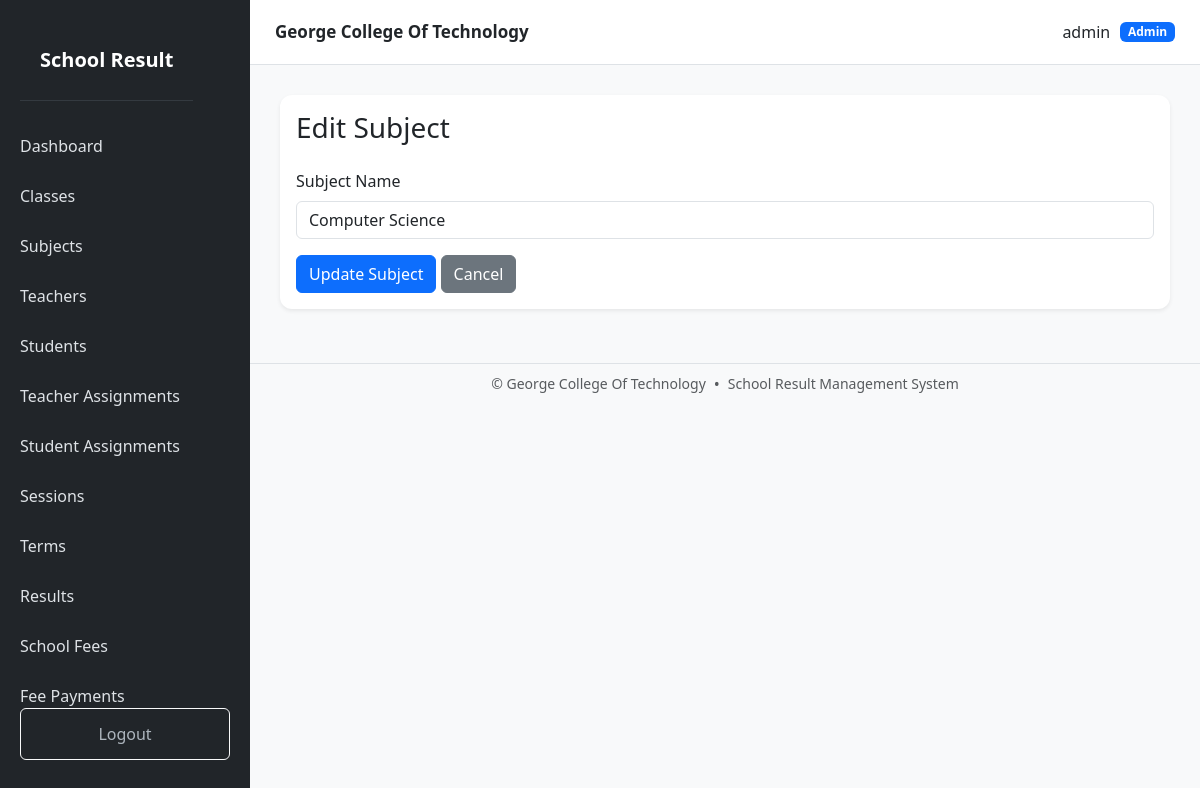
Page /subjects/3/edit (signed in) on the committed database.
### models.py (models this page shows, shortened)
class User(UserMixin, db.Model):
    __tablename__ = "users"
    id = db.Column(
        db.Integer,
        primary_key=True
    )
    username = db.Column(
        db.String(100),
        unique=True,
        nullable=False
    )
    password_hash = db.Column(
        db.String(255),
        nullable=False
    )
    role = db.Column(
        db.String(20),
        nullable=False,
        default="student"
    )
    is_active = db.Column(
        db.Boolean,
        default=True
    )
    teacher = db.relationship(
        "Teacher",
        back_populates="user",
        uselist=False
    )
    student = db.relationship(
        "Student",
        back_populates="user",
        uselist=False
    )

class Subject(db.Model):
    __tablename__ = "subjects"
    id = db.Column(
        db.Integer,
        primary_key=True
    )
    name = db.Column(
        db.String(100),
        unique=True,
        nullable=False
    )
    created_at = db.Column(
        db.DateTime,
        server_default=db.func.now()
    )
    teacher_assignments = db.relationship(
        "TeacherAssignment",
        back_populates="subject",
        cascade="all, delete-orphan"
    )
    results = db.relationship(
        "Result",
        back_populates="subject"
    )

### routes/subject.py (the view, shortened to what this page needs)
@subject.route("/<int:id>/edit", methods=["GET", "POST"])
@login_required
def edit_subject(id):
    subject_obj = db.get_or_404(
        Subject,
        id
    )
    return render_template(
        "subject/edit.html",
        subject=subject_obj
    )

### routes/subject.py (called while the page is built)
def admin_required():
    return current_user.is_authenticated and current_user.role == "admin"

### templates/subject/edit.html (shortened to what this page needs)
{% extends "base.html" %}
{% block content %}
<div class="card shadow-sm">
    <div class="card-body">
        <h3 class="mb-4">
            Edit Subject
        </h3>
        <form method="POST">
            <div class="mb-3">
                <label class="form-label">
                    Subject Name
                </label>
                <input
                    type="text"
                    name="name"
                    class="form-control"
                    value="{{ subject.name }}"
                    required
                >
            </div>
            <button class="btn btn-primary">
                Update Subject
            </button>
            <a
                href="{{ url_for('subject.list_subjects') }}"
                class="btn btn-secondary"
            >
                Cancel
            </a>
        </form>
    </div>
</div>
{% endblock %}

### templates/base.html (shortened to what this page needs)
<!DOCTYPE html>
<html lang="en">
<head>
    <link
        href="https://cdn.jsdelivr.net/npm/bootstrap@5.3.3/dist/css/bootstrap.min.css"
        rel="stylesheet"
    >
    <link
        rel="stylesheet"
        href="{{ url_for('static', filename='css/style.css') }}"
    >
</head>
<body>
{% if current_user.is_authenticated %}
<div
    class="sidebar"
    id="sidebar"
>
    <div class="sidebar-header">
        <div class="brand">
            School Result
        </div>
    </div>
    {% if current_user.role == "admin" %}
        <a href="{{ url_for('dashboard.index') }}">
            Dashboard
        </a>
        <a href="{{ url_for('classroom.list_classrooms') }}">
            Classes
        </a>
        <a href="{{ url_for('subject.list_subjects') }}">
            Subjects
        </a>
        <a href="{{ url_for('teacher.list_teachers') }}">
            Teachers
        </a>
        <a href="{{ url_for('student.list_students') }}">
            Students
        </a>
        <a href="{{ url_for('assignment.list_assignments') }}">
            Teacher Assignments
        </a>
        <a href="{{ url_for('student.student_assignments') }}">
            Student Assignments
        </a>
        <a href="{{ url_for('session.list_sessions') }}">
            Sessions
        </a>
        <a href="{{ url_for('term.list_terms') }}">
            Terms
        </a>
        <a href="{{ url_for('result.list_results') }}">
            Results
        </a>
        <a href="{{ url_for('fee.school_fees') }}">
            School Fees
        </a>
        <a href="{{ url_for('payment.fee_payments') }}">
            Fee Payments
        </a>
    {% endif %}
    <div class="logout">
        <a
            href="{{ url_for('auth.logout') }}"
            class="btn btn-outline-light w-100"
        >
            Logout
        </a>
    </div>
</div>
<div class="main-content">
    <div class="page-wrapper">
        <div class="topbar">
            <strong class="topbar-title">
                George College Of Technology
            </strong>
            <div class="topbar-user">
                <span>
                    {{ current_user.username }}
                </span>
                <span class="badge bg-primary">
                    {{ current_user.role|capitalize }}
                </span>
            </div>
        </div>
        <main class="content">
            {% block content %}
            {% endblock %}
        </main>
        <footer
            class="no-print border-top bg-light mt-4 py-2"
        >
            <div
                class="container-fluid d-flex justify-content-center align-items-center flex-wrap gap-2"
            >
                <small class="text-muted">
                    &copy; {{ current_year }}
                    George College Of Technology
                </small>
                <span class="text-muted">
                    •
                </span>
                <small class="text-muted">
                    School Result Management System
                </small>
            </div>
        </footer>
    </div>
</div>
{% else %}
<!-- =========================================================
     PUBLIC / AUTH PAGES
========================================================= -->
{% block auth_content %}
{% endblock %}
{% endif %}
</body>
</html>

### static/css/style.css (style rules this page uses)
body { background: #f5f7fb; }
.sidebar { width: 250px; min-height: 100vh; background: #212529; position: fixed; left: 0; top: 0; bottom: 0; }
.brand { color: white; font-size: 22px; font-weight: bold; padding: 25px 20px; border-bottom: 1px solid #343a40; }
.sidebar a { display: block; color: #adb5bd; text-decoration: none; padding: 13px 20px; }
.logout { position: absolute; bottom: 20px; width: 100%; padding: 0 20px; }
.main-content { margin-left: 250px; min-height: 100vh; }
.topbar { background: white; padding: 18px 30px; border-bottom: 1px solid #ddd; display: flex; justify-content: space-between; }
.content { padding: 30px; }
.card { border: none; border-radius: 12px; }
body { margin: 0; background: #f8f9fa; }
.sidebar { position: fixed; top: 0; left: 0; width: 250px; height: 100vh; background: #212529; color: white; z-index: 1050; display: flex; flex-direction: column; overflow-y: auto; }
.sidebar-header { display: flex; align-items: center; justify-content: space-between; padding: 20px; }
.brand { font-size: 20px; font-weight: bold; }
.sidebar > a { display: block; color: #dee2e6; text-decoration: none; padding: 13px 20px; transition: 0.2s; }
.logout { margin-top: auto; padding: 20px; }
.topbar { height: 65px; background: white; border-bottom: 1px solid #dee2e6; display: flex; align-items: center; justify-content: space-between; padding: 0 25px; position: sticky; top: 0; z-index: 1000; }
.topbar-title { font-size: 17px; }
.topbar-user { display: flex; align-items: center; gap: 10px; }

### rows in the picture
User: username "admin", role "Admin"
Subject: name "Computer Science"
